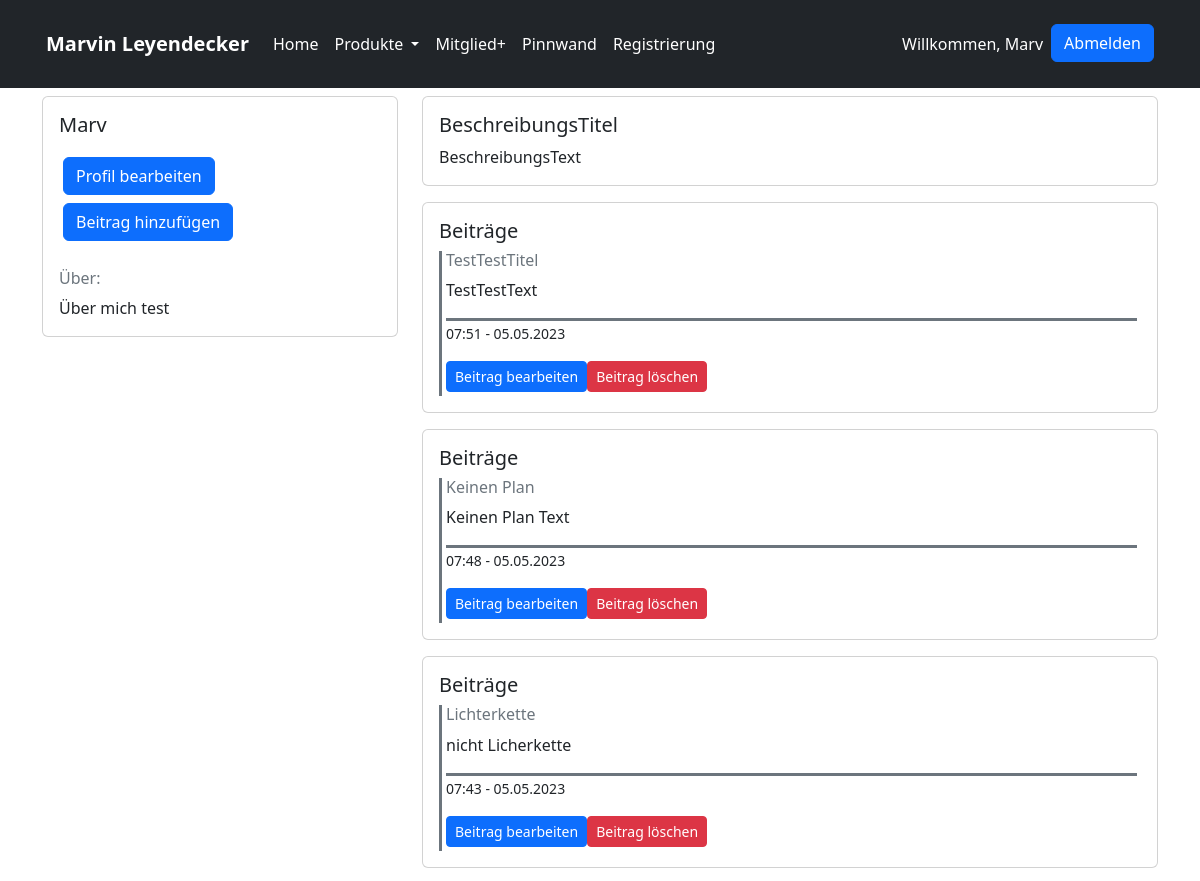
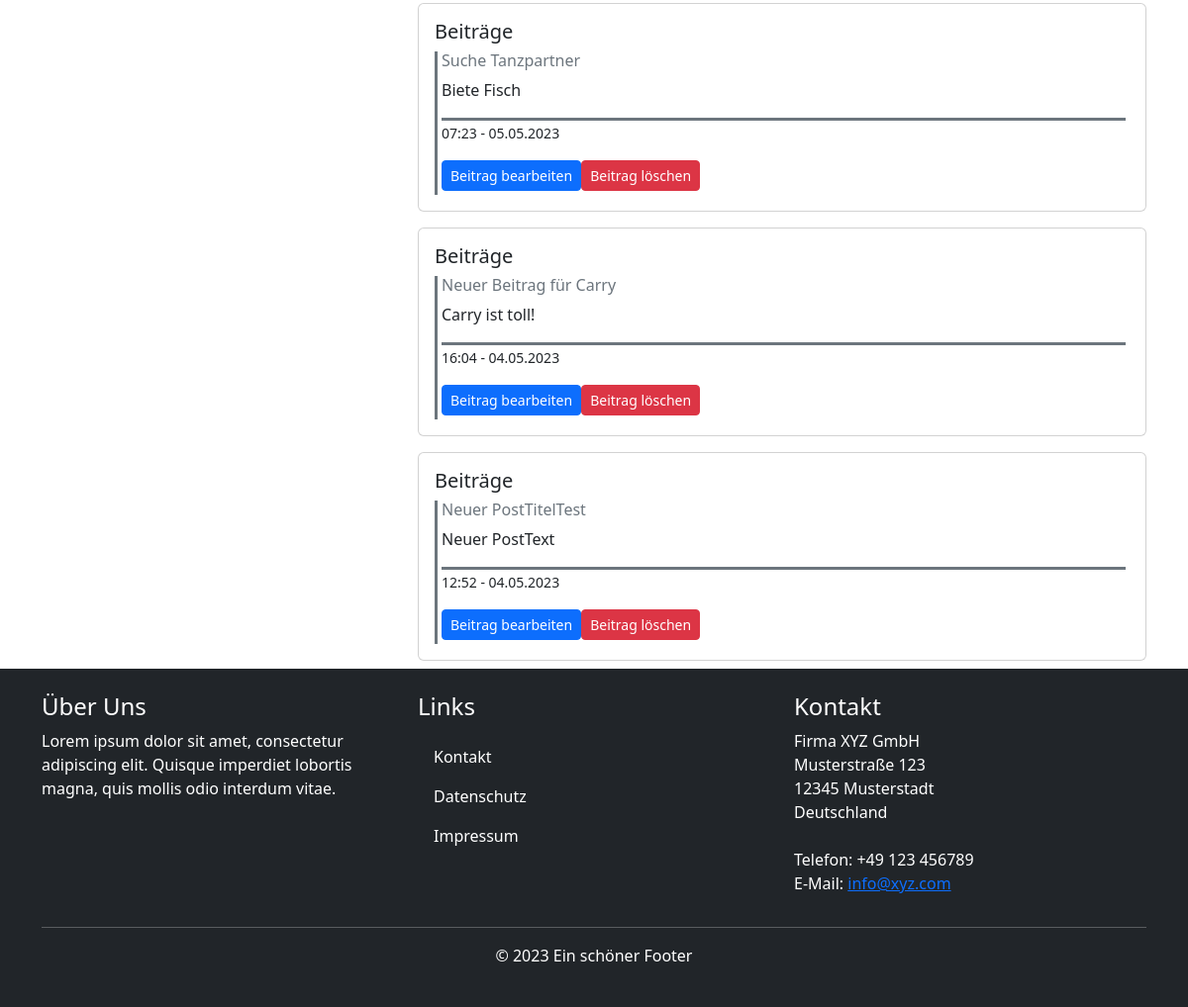
Screenshot of /index.php?page=profile (signed in) with the database file from the repository (2 pictures, top to bottom).
### tables this page shows
CREATE TABLE `profiles` (
  `profile_id` int(11) NOT NULL,
  `profile_about` text NOT NULL,
  `profile_introtitle` text NOT NULL,
  `profile_introtext` text NOT NULL,
  `user_id` int(11) DEFAULT NULL
);

CREATE TABLE `posts` (
  `post_id` int(11) NOT NULL,
  `post_title` varchar(255) NOT NULL,
  `post_text` text NOT NULL,
  `user_id` int(11) NOT NULL,
  `created_at` timestamp NOT NULL DEFAULT current_timestamp(),
  `updated_at` timestamp NOT NULL DEFAULT current_timestamp() ON UPDATE current_timestamp()
);

### index.php (called while the page is built)
<?php
include_once "parts/header.part.php";
include "classes/page-contr.classes.php";
require_once 'parts/footer.part.php';

### classes/dbh.classes.php (called while the page is built)
<?php
class Dbh {
    protected function connect() {
        try {
            $username = "root";
            $password = "secret";
            $dbh = new PDO('mysql:host=webanwendung-mysql-1;dbname=oop', $username, $password);
            return $dbh;
        } catch (PDOException $e) {
            print "Error!: " . $e->getMessage() . "<br/>";
            die();
        }
    }
}

### classes/profileinfo.classes.php (called while the page is built, shortened)
<?php
class ProfileInfo extends Dbh{
    protected function getProfileInfo($userId)
    {
        $stmt = $this->connect()->prepare('SELECT * FROM profiles WHERE user_id = ?;');
        if (!$stmt->execute(array($userId))) {
            $stmt = null;
            header("location: ../parts/profile.php?error=stmtfailed");
            exit();
        }
        $profileData = $stmt->fetchAll(PDO::FETCH_ASSOC);
        return $profileData;
    }
}

### classes/posts.classes.php (called while the page is built, shortened)
<?php
class PostsInfo extends Dbh
{
    protected function getPostsInfo($userId)
    {
        $stmt = $this->connect()->prepare('SELECT * FROM posts WHERE user_id = ? ORDER BY created_at DESC;');
        if (!$stmt->execute(array($userId))) {
            $stmt = null;
            header("location ../parts/profile.php?error=stmtfailed");
            exit();
        }
        $postsData = $stmt->fetchAll(PDO::FETCH_ASSOC);
        return $postsData;
    }
}

### classes/posts-view.classes.php (called while the page is built, shortened)
<?php
class PostsInfoView extends PostsInfo {
    public function fetchAllPosts($userId){
        $postData = $this->getPostsInfo($userId);
        return $postData;
    }
}

### inc/funktionen.inc.php (called while the page is built, shortened)
<?php
function konvertiereZeit($datetime){
  $date = new DateTime($datetime);
  return $date->format('H:i - d.m.Y');
}

### parts/profile.part.php (the view, shortened to what this page needs)
<?php
include "classes/dbh.classes.php";
include "classes/profileinfo.classes.php";
include "classes/profileinfo-view.classes.php";
include "classes/posts.classes.php";
include "classes/posts-view.classes.php";
include "inc/funktionen.inc.php";
$profileInfo = new ProfileInfoView();
$postsInfo = new PostsInfoView();
?>
<section class="profile">
    <div class="container">
        <div class="row">
            <div class="col-md-4">
                <div class="card">
                    <div class="card-body">
                        <h5 class="card-title mb-3">
                            <?php echo $_SESSION["useruid"]; ?>
                        </h5>
                        <a href="index.php?page=profilsettings" class="btn btn-primary m-1">Profil bearbeiten</a>
                        <a href="index.php?page=postadd" class="btn btn-primary m-1">Beitrag hinzufügen</a>
                        <h6 class="card-subtitle mb-2 text-muted mt-4">Über:</h6>
                        <p class="card-text">
                            <?php echo $profileInfo->fetchAbout($_SESSION["userid"]); ?>
                        </p>
                    </div>
                </div>
            </div>
            <div class="col-md-8">
                <div class="card">
                    <div class="card-body">
                        <h5 class="card-title">
                            <?php echo $profileInfo->fetchTitle($_SESSION["userid"]); ?>
                        </h5>
                        <p class="card-text">
                            <?php echo $profileInfo->fetchText($_SESSION["userid"]); ?>
                        </p>
                    </div>
                </div>
                <div class="posts-container">
                    <?php
                    $allPosts = $postsInfo->fetchAllPosts($_SESSION["userid"]);
                    foreach ($allPosts as $post) {
                    ?>
                        <div class="card mt-3">
                            <div class="card-body">
                                <h5 class="card-title">Beiträge</h5>
                                <div class="profile-post border-start border-secondary border-3 p-1">
                                    <h6 class="card-subtitle mb-2 text-muted"><?php echo $post['post_title']; ?></h6>
                                    <p class="card-text"><?php echo $post['post_text']; ?></p>
                                    <p class="card-text border-top border-secondary"><small><?php echo konvertiereZeit($post['created_at']); ?></small></p>
                                    <div class="d-flex">
                                    <form action="index.php?page=postsettings" method="post">
                                        <button type="submit" class="btn btn-sm btn-primary">Beitrag bearbeiten</button>
                                    </form>
                                    <form action="inc/posts.inc.php" method="post">
                                        <button type="submit" class="btn btn-sm btn-danger" name="deletePost">Beitrag löschen</button>
                                    </form>
                                    </div>
                                </div>
                            </div>
                        </div>
                    <?php } ?>
                </div>
            </div>
        </div>
    </div>
</section>

### classes/profileinfo-view.classes.php
<?php
class ProfileInfoView extends ProfileInfo{
    public function fetchAbout($userId){
        $profileInfo = $this->getProfileInfo($userId);
        echo $profileInfo[0]["profile_about"];
    }
    public function fetchTitle($userId){
        $profileInfo = $this->getProfileInfo($userId);
        echo $profileInfo[0]["profile_introtitle"];
    }
    public function fetchText($userId){
        $profileInfo = $this->getProfileInfo($userId);
        echo $profileInfo[0]["profile_introtext"];
    }
}

### rows the page displays
profiles: profile_about "Über mich test", profile_introtitle "BeschreibungsTitel", profile_introtext "BeschreibungsText"
posts: post_title "TestTestTitel", post_text "TestTestText", created_at "07:51 - 05.05.2023"
posts: post_title "Keinen Plan", post_text "Keinen Plan Text", created_at "07:48 - 05.05.2023"
posts: post_title "Lichterkette", post_text "nicht Licherkette", created_at "07:43 - 05.05.2023"
posts: post_title "Suche Tanzpartner", post_text "Biete Fisch", created_at "07:23 - 05.05.2023"
posts: post_title "Neuer Beitrag für Carry", post_text "Carry ist toll!", created_at "16:04 - 04.05.2023"
posts: post_title "Neuer PostTitelTest", post_text "Neuer PostText", created_at "12:52 - 04.05.2023"

### other values shown
$_SESSION["useruid"] "Marv"
